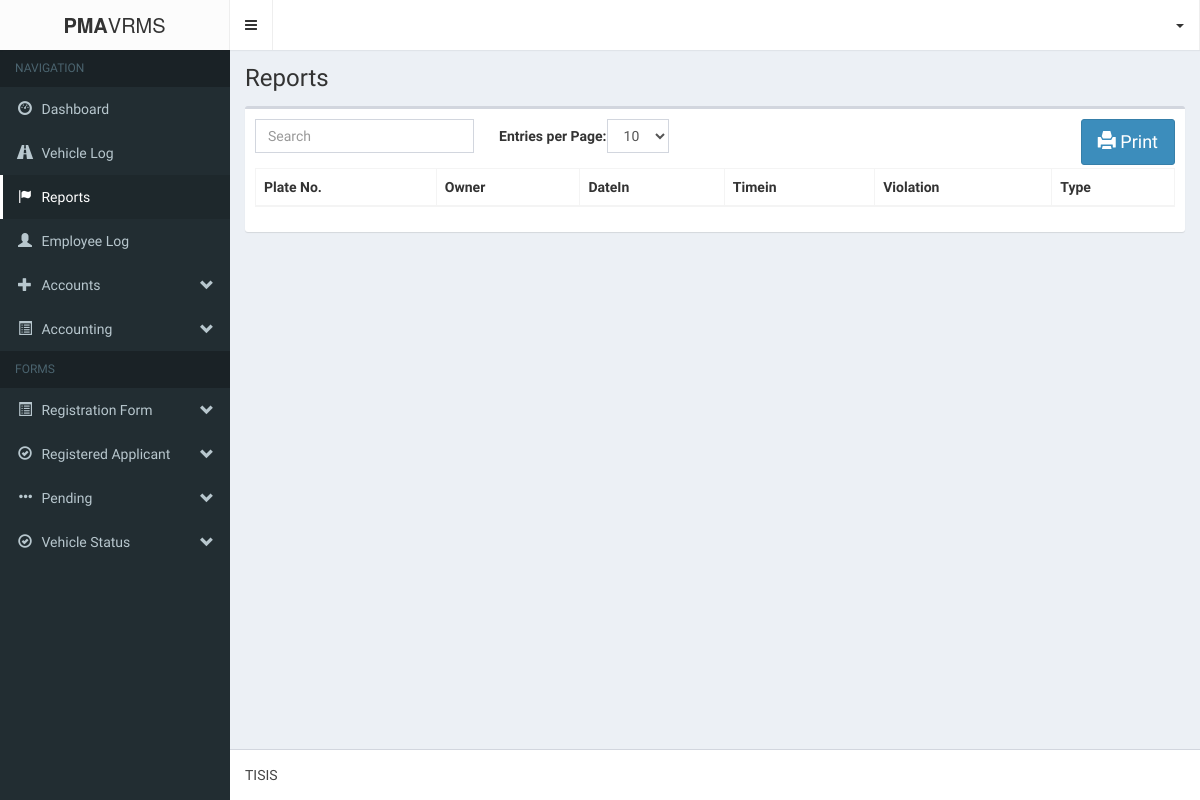
The page /login/reports.php on the database as committed earlier.
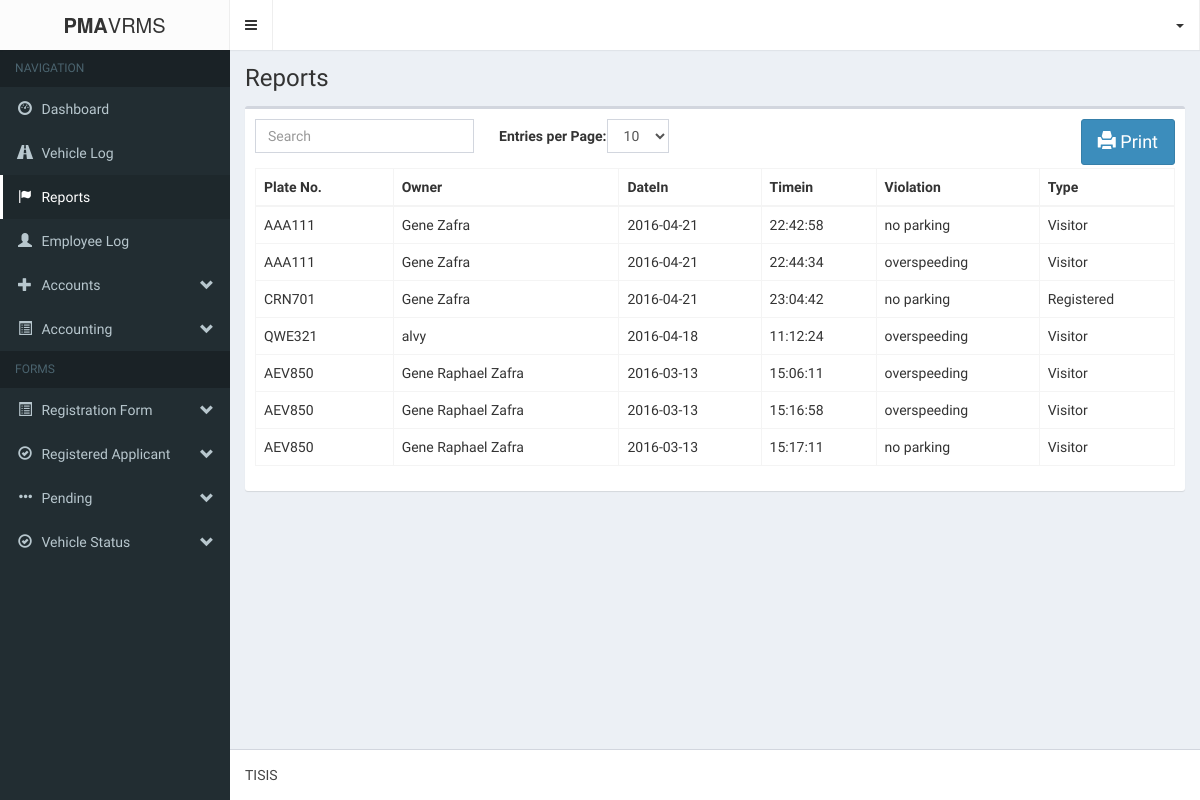
The same page on the database as committed later.
### tables this page shows
CREATE TABLE IF NOT EXISTS `client_report` (
  `rid` int(11) NOT NULL AUTO_INCREMENT,
  `plateNum` varchar(7) NOT NULL,
  `owner` varchar(50) NOT NULL,
  `lic` varchar(15) NOT NULL,
  `datein` date NOT NULL,
  `timein` time NOT NULL,
  `violation` text NOT NULL,
  `type` varchar(15) NOT NULL,
  `flag` int(11) NOT NULL,
  PRIMARY KEY (`rid`)
);

### login/logic/registered_logic.php (called while the page is built, shortened)
<?php
	require_once('db/database.php');
	$database = new Database();
	$query = 'SELECT * FROM form1_applicantpd ORDER BY a_dateRegistered DESC';
	$database->execute($query);
	$query = 'SELECT * FROM form2_militarypd ORDER BY m_dateRegistered DESC';
	$database->execute($query);
	$query = "SELECT * FROM vehicle_information JOIN form1_applicantpd ON form1_applicantpd.a_vehicle_id = vehicle_information.vehicleId  WHERE form1_applicantpd.a_status='registered'  AND form1_applicantpd.a_renew_status = '1'";
	$database->execute($query);
	$query1 = "SELECT form2_militarypd.*, vehicle_information.* FROM form2_militarypd JOIN vehicle_information ON form2_militarypd.m_vehicle_id=vehicle_information.vehicleId WHERE form2_militarypd.m_status='registered' AND form2_militarypd.m_renew_status = '1'";
	$database->execute($query1);
	$query = 'SELECT * FROM client_log';
	$database->execute($query);
	$query = 'SELECT * FROM client_userlog';
	$database->execute($query);
	$query = 'SELECT * FROM client_report ORDER BY datein DESC';
	$database->execute($query);
	$reports = array();
?>

### login/db/database.php (called while the page is built, shortened)
<?php
	class Database{
		private $database;
		private function connect(){
			$host			= 'localhost';
			$username		= 'root';
			$password		= '';
			$database_name	= 'pma-vrms';
			$port			= 3306;
			$this->database = mysqli_connect($host, $username, $password, $database_name, $port);
		}
		public function execute($query){
			$this->result = mysqli_query($this->database, $query) OR die(mysqli_error($this->database));
		}
	}
?>

### login/reports.php (the view, shortened to what this page needs)
<?php
include('login/session.php');
?>
<!DOCTYPE html>
<html>
<head>
	<link rel="stylesheet" href="bootstrap/css/bootstrap.min.css">
    <link rel="stylesheet" href="fonts/font-awesome.min.css">
    <link rel="stylesheet" href="css/style-main.min.css">
    <link rel="stylesheet" href="bootstrap/css/jquery.bdt.css">
    <link rel="stylesheet" href="css/skin.min.css">
    <link rel="stylesheet" type="text/css" href="css/print.css">
</head>
<body class="hold-transition skin-black sidebar-mini">
    <div class="wrapper">
      <header class="main-header">
        <div class="logo">
          <span class="logo-lg"><b>PMA</b>VRMS</span>
        </div>
        <nav class="navbar navbar-static-top" role="navigation">
          <a href="#" class="sidebar-toggle" data-toggle="offcanvas" role="button">
          </a>
            <ul class="nav navbar-nav pull-right">
			<li class="drop-down">
				<a class="drop-down toggle" data-toggle="dropdown" href=""><?php echo $login_session; ?><span class="caret"></span></a>
			</li>
		</ul>
        </nav>
      </header>
      <aside class="main-sidebar">
        <section class="sidebar">
          <ul class="sidebar-menu">
            <li class="header">NAVIGATION</li>
            <li class=""><a href="index.php"><i class="glyphicon glyphicon-dashboard"></i> <span>Dashboard</span></a></li>
            <li><a href="vehicleLog.php"><i class="glyphicon glyphicon-road"></i> <span>Vehicle Log</span></a></li>
            <li class="active"><a href="reports.php"><i class="glyphicon glyphicon-flag"></i> <span>Reports</span></a></li>
            <li><a href="login/logbook_page.php"><i class="glyphicon glyphicon-user"></i> <span>Employee Log</span></a></li>
						<li class="treeview">
							<a href="#"><i class="glyphicon glyphicon-plus"></i>
								<span>Accounts</span>
								<i class="glyphicon glyphicon-chevron-down pull-right"></i>
							</a>
						</li>
            <li class="treeview">
              <a href="#"><i class="glyphicon glyphicon-list-alt"></i> <span>Accounting</span> <i class="glyphicon glyphicon-chevron-down pull-right"></i></a>
            </li>
            <li class="header">FORMS</li>
            <li class="treeview">
              <a href="#"><i class="glyphicon glyphicon-list-alt"></i> <span>Registration Form</span> <i class="glyphicon glyphicon-chevron-down pull-right"></i></a>
            </li>
            <li class="treeview">
              <a href="#"><i class="glyphicon glyphicon-ok-circle"></i> <span>Registered Applicant</span> <i class="glyphicon glyphicon-chevron-down pull-right"></i></a>
            </li>
            <li class="treeview">
              <a href="#"><i class="glyphicon glyphicon-option-horizontal"></i> <span>Pending</span> <i class="glyphicon glyphicon-chevron-down pull-right"></i></a>
            </li>
            <li class="treeview">
              <a href="#"><i class="glyphicon glyphicon-ok-circle"></i> <span>Vehicle Status</span> <i class="glyphicon glyphicon-chevron-down pull-right"></i></a>
            </li>
          </ul>
        </section>
      </aside>
      <div class="content-wrapper">
        <section class="content-header">
          <h1>
            Reports
          </h1>
        </section>
        <section class="content">
	       <?php include('logic/registered_logic.php'); ?>
		<div class="'container">
			<div class="row">
				<div class="col-md-12">
                    <div class="box">
                        <div class="box-body">
                            <button id="printReports" class="btn btn-primary btn-lg pull-right" onclick="printReports()">
                                <span class="glyphicon glyphicon-print" aria-hidden="true"></span> Print
                            </button>
                            <table class="table table-bordered table-hover" id="bootstrap-table">
                                <thead>
                                    <th>Plate No.</th>
                                    <th>Owner</th>
                                    <th>DateIn</th>
                                    <th>Timein</th>
                                    <th>Violation</th>
                                    <th>Type</th>
                                </thead>
                                <tbody>
                                    <?php
                                        foreach ($reports as $key => $report) {
                                            echo <<<DATA
                                                <tr id='report$key'>
                                                    <td style='display:none'>$report[rid]</td>
                                                    <td>$report[plateNum]</td>
                                                    <td>$report[owner]</td>
                                                    <td>$report[datein]</td>
                                                    <td>$report[timein]</td>
                                                    <td>$report[violation]</td>
                                                    <td>$report[type]</td>
                                                </tr>
DATA;
                                        }
                                    ?>
                                </tbody>
                            </table>
                        </div>
                    </div>
                </div>
</section>
        <br/><br/>
        </div>
      <footer class="main-footer">
        TISIS
      </footer>
    </div>
</body>
</html>

Rows that differ between the two databases and show on the page:
added client_report: plateNum "AAA111", owner "Gene Zafra", datein "2016-04-21", timein "22:42:58", violation "no parking", type "Visitor"
added client_report: plateNum "AAA111", owner "Gene Zafra", datein "2016-04-21", timein "22:44:34", violation "overspeeding", type "Visitor"
added client_report: plateNum "CRN701", owner "Gene Zafra", datein "2016-04-21", timein "23:04:42", violation "no parking", type "Registered"
added client_report: plateNum "QWE321", owner "alvy", datein "2016-04-18", timein "11:12:24", violation "overspeeding", type "Visitor"
added client_report: plateNum "AEV850", owner "Gene Raphael Zafra", datein "2016-03-13", timein "15:06:11", violation "overspeeding", type "Visitor"
added client_report: plateNum "AEV850", owner "Gene Raphael Zafra", datein "2016-03-13", timein "15:16:58", violation "overspeeding", type "Visitor"
added client_report: plateNum "AEV850", owner "Gene Raphael Zafra", datein "2016-03-13", timein "15:17:11", violation "no parking", type "Visitor"
